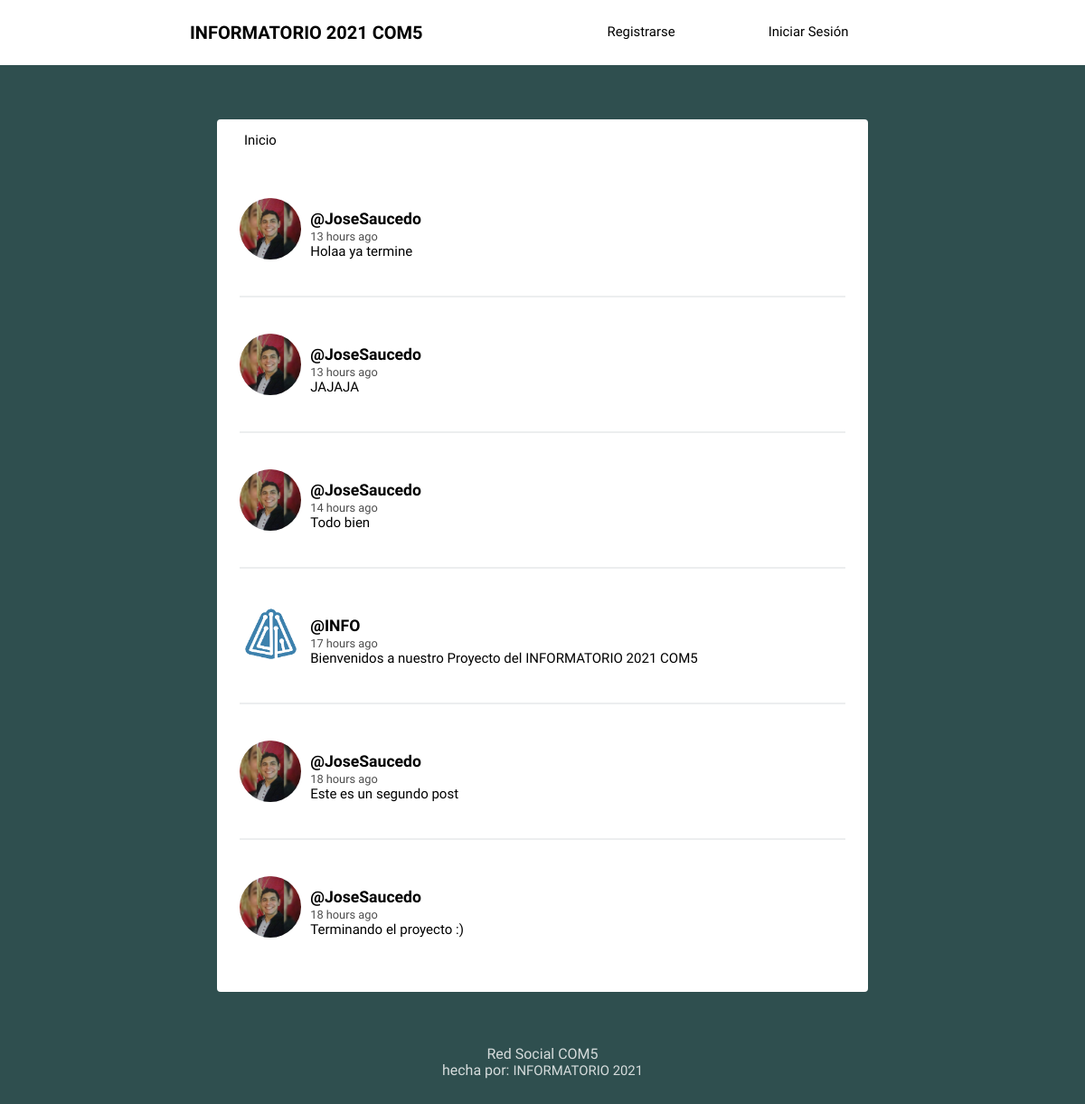
The page / on the database its author committed.
### social/models.py (models this page shows, shortened)
class Post(models.Model):
	user = models.ForeignKey(User, on_delete=models.CASCADE, related_name='posts')
	timestamp = models.DateTimeField(default=timezone.now)
	content = models.TextField()
	class Meta:
		ordering = ['-timestamp']

class Perfil(models.Model):
	user = models.OneToOneField(User, on_delete=models.CASCADE)
	image = models.ImageField(default='info.png')

### social/views.py (the view)
# urls.py: path('', views.pag1, name='pag1'),
def pag1(request):
	posts = Post.objects.all()
	context = { 'posts': posts}
	return render(request, 'social/pag1.html', context)

### social/templates/social/pag1.html (shortened to what this page needs)
{% extends 'social/layout.html' %}
{% load humanize %}
{% block content %}
{% for post in posts %}
<article>
    <div class="container-article">
        <img src="{{ post.user.perfil.image.url }}">
        <div>
            <h2 class="username"><a href="{% url 'perfil' post.user.username %}">@{{ post.user.username}}</a></h2>
            <time data-time="#">{{ post.timestamp|naturaltime }}</time>
            <div class="post">{{ post.content }}</div>
        </div>
    </div>
</article>
{% endfor %}
{% endblock %}

### social/templates/social/layout.html (shortened to what this page needs)
<!DOCTYPE html>
{% load static %}
<html>
<head>
	<link rel="stylesheet" type="text/css" href="{% static 'normalize.css' %}">
	<link rel="stylesheet" type="text/css" href="{% static 'style.css' %}">
</head>
<body>
	<header class="main-head">
		<nav class="main">
			<h1 id="logo">INFORMATORIO 2021 COM5</h1>
			<ul>
				{% if request.user.is_authenticated %}
				<li><a href="{% url 'logout' %}">Cerrar sesión</a></li>
				{% else %}
				<li><a href="{% url 'registro' %}">Registrarse</a></li>
				<li><a href="{% url 'login' %}">Iniciar Sesión</a></li>
				{% endif %}
			</ul>
		</nav>
	</header>
	<div class="main">
		<nav class="second-nav">
			<a class="feed" href="{% url 'pag1' %}">Inicio</a>
		</nav>
		{% block content %}
		{% endblock content %}
	</div>
	<footer>
		<div class="row">
			<p>Red Social COM5<br>hecha por: <a>INFORMATORIO 2021</a></p>
		</div>
	</footer>
</body>
</html>

### social/static/style.css (style rules this page uses)
body { background: #2F4F4F; font-size: 62.5%; font-family: 'Varela Round', Helvetica, Arial, serif; }
p { font-size: 1rem; }
img { object-fit: cover; }
.main-head { background: white; color: black; }
nav.main { min-height: 7vh; display: flex; width: 65%; margin: auto; align-items: center; padding: 0.5rem; }
nav.main ul { display: flex; flex: 1 1 40rem; justify-content: space-around; align-items: center; list-style: none; }
#logo { flex: 2 1 40rem; }
a { font-size: .93rem; text-decoration: none; color: black; }
.main { background: white; width: 60%; margin: 5% auto; border-radius: 4px; padding-bottom: 20px; }
.second-nav { display: flex; padding: 15px 30px; }
.second-nav .feed { flex: 1 1 30px; }
article { width: 93%; margin: auto; padding: 40px 0; border-bottom: 2px solid #ECEEEF; }
.username { margin-bottom: .2rem; }
.username a { font-size: 1.1rem; }
.container-article { display: flex; }
.container-article img { height: 68px; width: 68px; margin-right: 10px; border-radius: 50%; }
article:last-child { border-bottom: 0; }
time { font-size: .8rem; opacity: .7; }
.post { font-size: .94rem; }
footer { color: white; text-align: center; font-size: .875em; margin: 40px 0; }
footer p { opacity: .8; }
footer p a { color: white; }

### rows shown on the page
Post: user.perfil.image (picture), user.username "JoseSaucedo", timestamp "13 hours ago", content "Holaa ya termine"
Post: user.perfil.image (picture), user.username "JoseSaucedo", timestamp "13 hours ago", content "JAJAJA"
Post: user.perfil.image (picture), user.username "JoseSaucedo", timestamp "14 hours ago", content "Todo bien"
Post: user.perfil.image (picture), user.username "INFO", timestamp "17 hours ago", content "Bienvenidos a nuestro Proyecto del INFORMATORIO 2021 COM5"
Post: user.perfil.image (picture), user.username "JoseSaucedo", timestamp "18 hours ago", content "Este es un segundo post"
Post: user.perfil.image (picture), user.username "JoseSaucedo", timestamp "18 hours ago", content "Terminando el proyecto :)"
